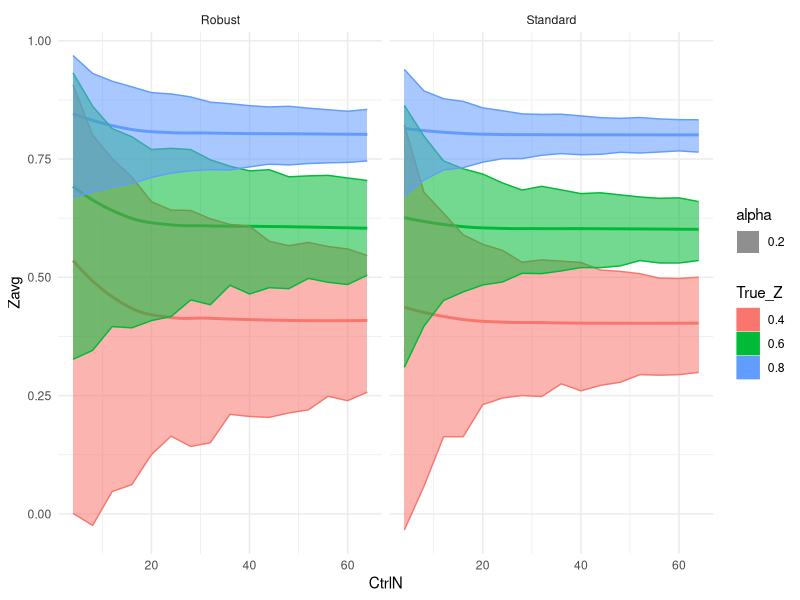

Write the R code that produced this figure.
# Plate Z Simulator
# Compare standard Z' and robust Z' as a function of the number of control wells/plate

library(tidyverse)

# Standard Z' calculation
Zstd <- function(ctrlmin, ctrlmax) {
  1 - ((3 * (sd(ctrlmax) + sd(ctrlmin))) / abs(mean(ctrlmax) - mean(ctrlmin)))
}

# Robust Z' calculation
Zrob <- function(ctrlmin, ctrlmax) {
  1 - ((3 * (mad(ctrlmax) + mad(ctrlmin))) / abs(median(ctrlmax) - median(ctrlmin)))
}

# simulate plate control wells 
sim_plate <- function(z, nwells, platenum) {
  True_Z <- z
  PlateNum <- platenum
  CtrlN <- nwells
  MaxCtrl <- rnorm(nwells, 1, (1-z) / 6)
  MinCtrl <- rnorm(nwells, 0, (1-z) / 6)
  Std_Z <- Zstd(MinCtrl, MaxCtrl)
  Rob_Z <- Zrob(MinCtrl,MaxCtrl)
  tibble(True_Z, PlateNum, CtrlN, Std_Z, Rob_Z)
}

TrueZ <- c(.4, .6, .8)
Plates <- seq.int(1, 1000, 1)
CtrlWell <- seq.int(4, 64, 4)
nplates <- length(TrueZ) * length(Plates) * length(CtrlWell)

set.seed(90362)
PlateZs <- vector('list', length = nplates)
Plate <- 1

for (i in seq_along(TrueZ)) {
  for (j in seq_along(CtrlWell)) {
    for (k in seq_along(Plates)) {
      PlateZs[[Plate]] <- sim_plate(TrueZ[i], CtrlWell[j], Plates[k])
      Plate <- Plate + 1
    }
  }
}

PlateZs <- bind_rows(PlateZs) %>% 
  mutate(True_Z = as_factor(True_Z))

Zsummary <- PlateZs %>% 
  pivot_longer(cols = c(Std_Z, Rob_Z), names_to = 'StatMethod', values_to = 'Z') %>% 
  mutate(StatMethod = if_else(StatMethod == 'Std_Z', 'Standard', 'Robust')) %>% 
  group_by(True_Z, CtrlN, StatMethod) %>% 
  summarise(Zavg = mean(Z),
            StdDev = sd(Z),
            MAD = mad(Z),
            UCL = Zavg + 2 * StdDev,
            LCL = Zavg - 2 * StdDev,
            rUCL = quantile(Z, 0.995),
            rLCL = quantile(Z, 0.005))%>% 
  ungroup()

ggplot(Zsummary, aes(x = CtrlN, y = Zavg, color = True_Z)) +
  geom_smooth(se = FALSE) + 
  geom_ribbon(aes(ymin = rLCL, ymax = rUCL, alpha = 0.2, fill = True_Z )) +
  theme_minimal() +
  facet_wrap(~ StatMethod)

